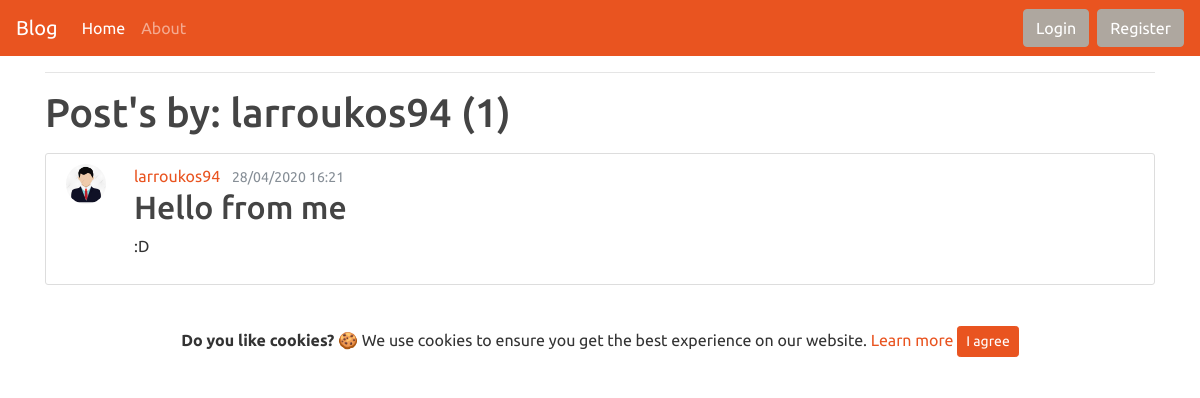
The app's page /user/larroukos94/ with its own data.
### blog/models.py (models this page shows, shortened)
class Post(models.Model):
    title = models.CharField(max_length=50)
    content = models.TextField()
    date_posted = models.DateTimeField(default=timezone.now)
    author = models.ForeignKey(User, on_delete=models.CASCADE)

### users/models.py (models this page shows, shortened)
class Profile(models.Model):
    user = models.OneToOneField(User, on_delete=models.CASCADE) #vazoume to original model
    photoprofile = models.ImageField(default='default.jpg',upload_to='profile_pictures') #sthn metavlhth photoprofile orizoume default eikona thn default.jpg kai vazoume upload_to ton fakelo opou 9a apo9hkeuontai

### blog/views.py (the view)
# urls.py: path('user/<str:username>/', UserPostListView.as_view(), name='user-posts'), #apo views.home to alla3a se PostListView.as_view()
class UserPostListView(ListView):
    model = Post
    template_name = 'blog/user_posts.html'
    context_object_name = 'posts'
    paginate_by = 5
    def get_queryset(self): #if user exists
        user = get_object_or_404(User, username=self.kwargs.get('username'))
        return Post.objects.filter(author=user).order_by('-date_posted')

### blog/templates/blog/user_posts.html (shortened to what this page needs)
{% extends 'blog/base.html' %}
{% block content %}
    <h1 class="mb-3">Post's by: {{ view.kwargs.username }} ({{ page_obj.paginator.count }})</h1>
    {% for post in posts %}
      <article class="media content-section">
            <a class="mr-2" href="{% url 'user-posts' post.author.username %}">
            <img style="height:40px;max-width:40px;margin-right: 20px;" class="rounded-circle account-img" src="{{ post.author.profile.photoprofile.url }}">
            </a>
            <div class="media-body">
              <div class="article-metadata">
                <a class="mr-2" href="{% url 'user-posts' post.author.username %}">{{ post.author }}</a>
                <small class="text-muted">{{ post.date_posted|date:"d/m/Y H:s" }}</small>
              </div>
              <h2><a class="article-title" href="{% url 'post-detail' post.id %}">{{ post.title }}</a></h2>
              <p class="article-content">{{ post.content }}</p>
            </div>
          </article>
    {% endfor %}
{% endblock %}

### blog/static/blog/main.css (style rules this page uses)
body { background: #fafafa; color: #333333; margin-top: 5rem; }
h1, h2, h3, h4, h5, h6 { color: #444444; }
.content-section { background: #ffffff; padding: 10px 20px; border: 1px solid #dddddd; border-radius: 3px; margin-bottom: 20px; }
.article-title { color: #444444; }

### records on screen
Post: author.profile.photoprofile (placeholder picture), author "larroukos94", date_posted "28/04/2020 16:21", title "Hello from me", content ":D"

### other values on screen
{{ view.kwargs.username }} "larroukos94"
{{ page_obj.paginator.count }} "1"
